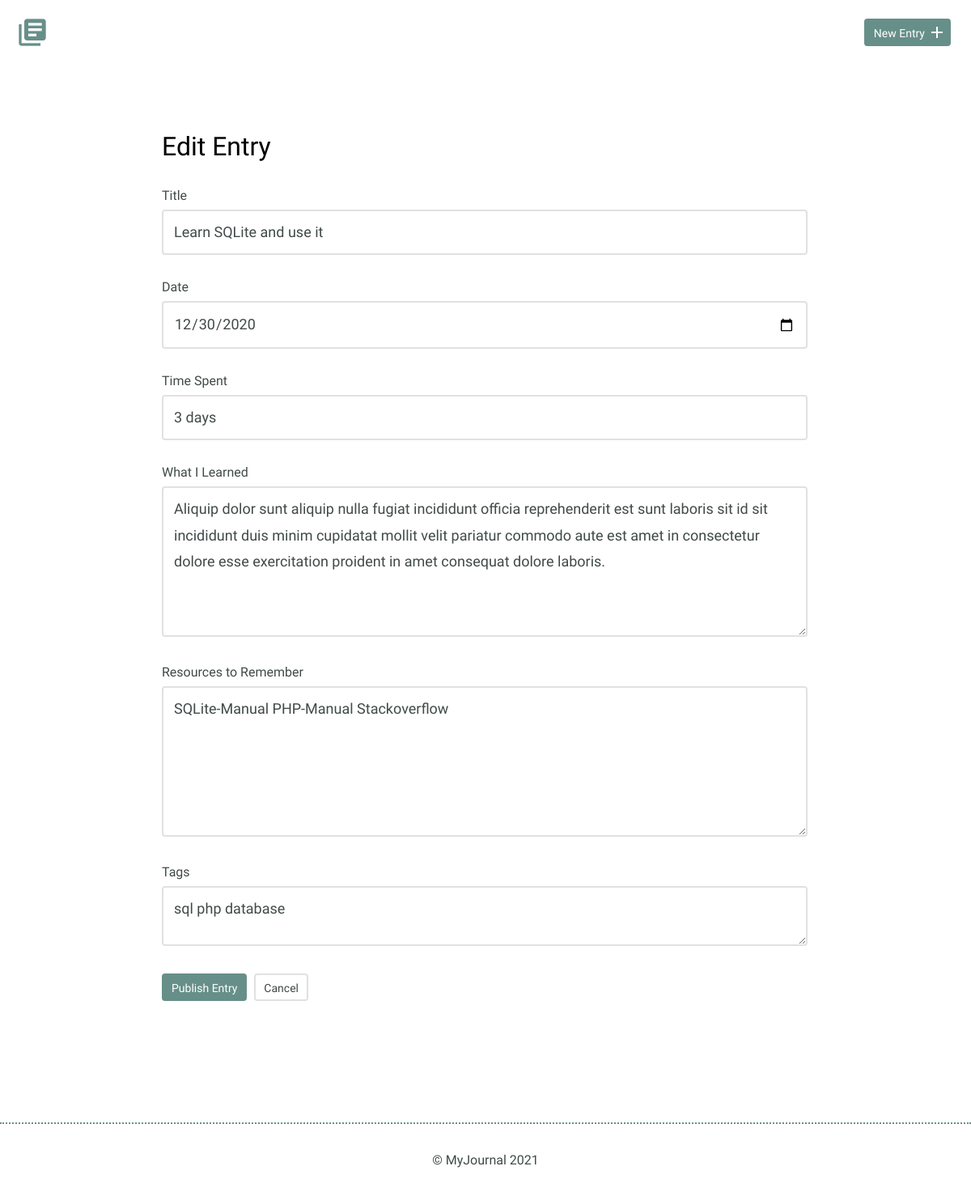
The app's page /edit.php?id=39 with its own data.
### tables this page shows
CREATE TABLE "entries" (
	`id`	INTEGER,
	`title`	TEXT,
	`date`	TEXT,
	`time_spent`	INTEGER,
	`learned`	BLOB,
	`resources`	BLOB, tags TEXT,
	PRIMARY KEY(`id`)
);

### inc/functions.php (called while the page is built, shortened)
<?php
function get_journal($id){
    include 'connection.php';
    $sql = 'SELECT * FROM entries WHERE id = ?';
    try {
        $results = $db->prepare($sql);
        $results->bindValue(1, $id, PDO::PARAM_INT);
        $results->execute();
    } catch (Exception $e) {
        echo "Error!: " . $e->getMessage() . "<br />";
        return false;
    }
    return $results->fetch();
}

### edit.php (the view, shortened to what this page needs)
<?php
include('inc/functions.php');
include('inc/header.php');
if (isset($_GET['id'])) {
  list($id, $title, $date, $time_spent, $learned, $resources, $tags) = get_journal(filter_input(INPUT_GET, "id", FILTER_SANITIZE_NUMBER_INT));
}
?>
        <section>
            <div class="container">
                <div class="edit-entry">
                    <h2>Edit Entry</h2>
                    <form method="post" action="edit.php">
                        <label for="title"> Title</label>
                        <input id="title" type="text" name="title" value="<?php echo $title; ?>"><br>
                        <label for="date">Date</label>
                        <input id="date" type="date" name="date" value="<?php echo $date; ?>"><br>
                        <label for="time-spent"> Time Spent</label>
                        <input id="time-spent" type="text" name="time_spent" value="<?php echo $time_spent; ?>"><br>
                        <label for="what-i-learned">What I Learned</label>
                        <textarea id="what-i-learned" rows="5" name="learned"><?php echo $learned; ?></textarea>
                        <label for="resources-to-remember">Resources to Remember</label>
                        <textarea id="resources-to-remember" rows="5" name="resources"><?php echo $resources; ?></textarea>
                        <label for="tags-that-fit">Tags</label>
                        <textarea id="tags-that-fit" rows="1" name="tags"><?php echo $tags; ?></textarea>
                        <input type="submit" value="Publish Entry" class="button">
                        <a href="detail.php?id=<?php echo $id; ?>" class="button button-secondary">Cancel</a>
                    </form>
                </div>
            </div>
        </section>
 <?php
include('inc/footer.php');
?>

### css/site.css (style rules this page uses)
:root { --signal-red: #ff0000; }
body { font-size: 16px; color: #404a49; font-family: 'Cousine', serif; font-weight: 400; }
.container { margin: 0 auto; padding: 0 25px; }
.button { padding: 8px 10px 6px 10px; background: #678f89; border: 2px solid #678f89; border-radius: 4px; text-decoration: none; color: #FFF; position: relative; text-align: center; font-size: 14px; }
.button.button-secondary { background: #FFF; border: 2px solid #e1e1e1; color: #404a49; }
h1, h2, h3 { margin: 0; font-weight: 400; line-height: 1em; color: #000; }
h2 { font-size: 32px; }
.entry-list, .edit-entry, .new-entry { max-width: 800px; margin: 0 auto; padding: 70px 0 150px 0; }
.edit-entry h2, .new-entry h2 { margin-bottom: 35px; }
form label { display: block; margin-bottom: 8px; }
form input[type=text], form input[type=password], form input[type=date], form textarea { border: 2px solid #e1e1e1; font-size: 18px; line-height: 1.8em; padding:10px 13px; margin-bottom: 30px; border-radius: 4px; width: calc(100% - 32px); }
.edit-entry form textarea, .new-entry form textarea { min-height: 50px; }
input[type=submit] { margin-right: 5px; }

### records on screen
entries: title "Learn SQLite and use it", date "12/30/2020", time_spent "3 days", learned "Aliquip dolor sunt aliquip nulla fugiat incididunt officia reprehenderit est sunt laboris sit id sit incididunt duis minim cupidatat mollit velit pariatur commodo aute est amet in consectetur dolore esse exercitation proident in amet consequat dolore laboris.", resources "SQLite-Manual PHP-Manual Stackoverflow", tags "sql php database"
